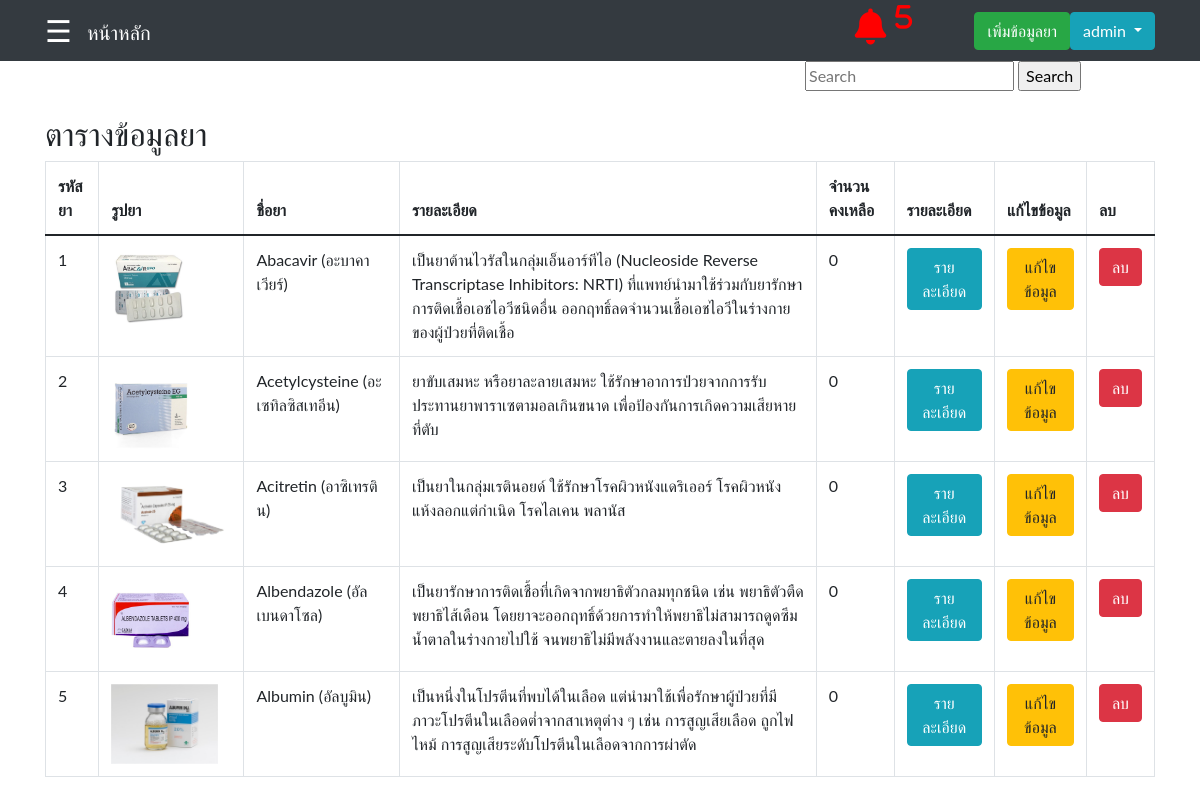
/Medsearch.php (signed in), run on the app's committed database.
### tables this page shows
CREATE TABLE `tbl_med` (
  `MedId` int(11) NOT NULL,
  `TypeId` int(11) DEFAULT NULL,
  `CateId` int(11) DEFAULT NULL,
  `VolumnId` int(11) DEFAULT NULL,
  `UnitId` int(11) DEFAULT NULL,
  `MedName` varchar(255) DEFAULT NULL,
  `MedPack` varchar(255) DEFAULT NULL,
  `MedPrice` varchar(255) DEFAULT NULL,
  `MedDes` varchar(255) DEFAULT NULL,
  `MedIndi` varchar(255) DEFAULT NULL,
  `MedExp` varchar(255) DEFAULT NULL,
  `MedNoti` varchar(255) DEFAULT NULL,
  `MedLow` int(11) DEFAULT NULL,
  `MedTotal` int(11) DEFAULT NULL,
  `MedPoint` int(11) DEFAULT NULL,
  `MedPath` varchar(255) DEFAULT NULL
);

### Medsearch.php (the view, shortened to what this page needs)
<?php
     include('Connect.php');
    $sql = "SELECT * FROM tbl_med WHERE MedTotal <= MedPoint";
    $result1 = $conn->query($sql);
    $med = array();
    while($row = $result1->fetch_assoc())
        {
            $med[] = $row;
        }
            $Alert = 0;
?>
<!DOCTYPE html>
<html lang="en">
<head>
   <nav class="navbar navbar-expand-sm navbar-dark bg-dark">
            <div class="container">
                <div style='margin-right: 15px'>
                    <?php
                    include('slidebar.php');
                    ?>
                <div>
                  <a href="main.php" class="navbar-brand">หน้าหลัก</a>
                  <a herf="main.php"><i class="fa fa-bell" data-toggle="modal" data-target="#centralModalLg" style ="font-size: 36px; color:
                      <?php
                        if((count($med)+$Alert) > 0)
                            {
                                echo "red";
                            }
                        else
                            {
                                echo "white";
                            }
                        ?>
                        ; margin-left: 19em;" aria-hidden="true">
                        <?php
                            if((count($med)+$Alert) > 0)
                                {
                                    echo "<sup>".(count($med)+$Alert)."</sup>";
                                }
                        ?>
                        </i>
                    </a>
                </div>
                <div id="navbar1" class="collapse navbar-collapse" style='justify-content: end;'>
                    <div class="dropdown">
                        <div id="navbar1" class="collapse navbar-collapse">
                            <ul class="navbar-nav ms-auto">
                            <li class="nav-item">
                                    <td><a href="Medadd.php" class ="btn btn-success">เพิ่มข้อมูลยา</a></td>
                                </li>
                                <button class="btn btn-info  dropdown-toggle" type="button" id="dropdownMenuButton" data-toggle="dropdown" aria-haspopup="true" aria-expanded="false"
                                ><?php echo $_SESSION['StaffName'] ?>
                                </button>
                            </ul>
                        </div>
                    </div>
                </div>
</head>
<body>
        <div class="container">
            <div class="row">
                    <div class="col-md-4 ms-auto">
                        <form action="Medsearch.php" method="post">
                            <input type="text" name="textsearch" placeholder = "Search">
                            <input type="submit" name="submit" value="Search">
                        </form>
                    </div>
            </div>
        </div><br>
    <div class="container-sm">
    <h2>ตารางข้อมูลยา</h2>
        <table class="table table-bordered">
            <thead>
                <tr>
                    <th>รหัสยา</th>
                    <th>รูปยา</th>
                    <th>ชื่อยา</th>
                    <th>รายละเอียด</th>
                    <th>จำนวนคงเหลือ</th>
                    <th>รายละเอียด</th>
                    <th>แก้ไขข้อมูล</th>
                    <th>ลบ</td>
                </tr>
            </thead>
            <tbody>
                <?php
                        $search = $_REQUEST['textsearch'];
                        $sql = "SELECT * FROM tbl_med WHERE MedId LIKE '%{$search}%' || MedName LIKE '%{$search}%' ";
                        $result = $conn->query($sql);
                        $data = array();
                        while($row = $result->fetch_assoc()) {
                            $data[] = $row;
                        }
                        foreach($data as $key => $Med){
                ?>
                    <tr>
                        <td><?php echo $Med["MedId"]; ?></td>
                        <td><?php echo '<img src="upload/'.$Med['MedPath'].'" height = "80" widht = "80"/>';?></td>
                        <td><?php echo $Med["MedName"]; ?></td>
                        <td><?php echo $Med["MedDes"]; ?></td>
                        <td><?php echo $Med["MedTotal"]; ?></td>
                        <td><a href="Meddetail.php?detail_id=<?php echo $Med["MedId"];?>" class="btn btn-info">รายละเอียด</a></td>
                        <td><a href="Mededit.php?edit_id=<?php echo $Med["MedId"];?>" class="btn btn-warning">แก้ไขข้อมูล</a></td>
                        <td>
                            <form method = "POST" action = "Medsearch.php">
                                <button type = "submit" value = "<?php echo $Med["MedId"]; ?>" name = "Delete" class="btn btn-danger"
                                    >ลบ
                                </button>
                            </form>
                        </td>
                    </tr>
                    <?php } ?>
            </tbody>
        </table>
    </div>
</body>
</html>

### slidebar.php (style rules this page uses)
body { font-family: "Lato", sans-serif; }

### data on the page
tbl_med: MedId "1", MedPath (picture), MedName "Abacavir (อะบาคาเวียร์)", MedDes "เป็นยาต้านไวรัสในกลุ่มเอ็นอาร์ทีไอ (Nucleoside Reverse Transcriptase Inhibitors: NRTI) ที่แพทย์นำมาใช้ร่วมกับยารักษาการติดเชื้อเอชไอวีชนิดอื่น ออกฤทธิ์ลดจำนวนเชื้อเอชไอวีในร่างกายของผู้ป่วยที่ติดเชื้อ", MedTotal "0"
tbl_med: MedId "2", MedPath (picture), MedName "Acetylcysteine (อะเซทิลซิสเทอีน)", MedDes "ยาขับเสมหะ หรือยาละลายเสมหะ ใช้รักษาอาการป่วยจากการรับประทานยาพาราเซตามอลเกินขนาด เพื่อป้องกันการเกิดความเสียหายที่ตับ", MedTotal "0"
tbl_med: MedId "3", MedPath (picture), MedName "Acitretin (อาซิเทรติน)", MedDes "เป็นยาในกลุ่มเรตินอยด์ ใช้รักษาโรคผิวหนังแดริเออร์ โรคผิวหนังแห้งลอกแต่กำเนิด โรคไลเคน พลานัส", MedTotal "0"
tbl_med: MedId "4", MedPath (picture), MedName "Albendazole (อัลเบนดาโซล)", MedDes "เป็นยารักษาการติดเชื้อที่เกิดจากพยาธิตัวกลมทุกชนิด เช่น พยาธิตัวตืด พยาธิไส้เดือน โดยยาจะออกฤทธิ์ด้วยการทำให้พยาธิไม่สามารถดูดซึมน้ำตาลในร่างกายไปใช้ จนพยาธิไม่มีพลังงานและตายลงในที่สุด", MedTotal "0"
tbl_med: MedId "5", MedPath (picture), MedName "Albumin (อัลบูมิน)", MedDes "เป็นหนึ่งในโปรตีนที่พบได้ในเลือด แต่นำมาใช้เพื่อรักษาผู้ป่วยที่มีภาวะโปรตีนในเลือดต่ำจากสาเหตุต่าง ๆ เช่น การสูญเสียเลือด ถูกไฟไหม้ การสูญเสียระดับโปรตีนในเลือดจากการผ่าตัด", MedTotal "0"

### other printed values
count($med)+$Alert "5"
$_SESSION['StaffName'] "admin"
